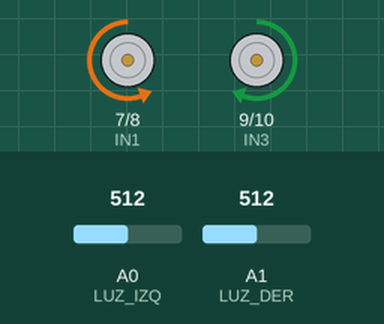
Bench run of a sketch on a simulated Arduino Uno, built with avr-gcc and run on an emulated ATmega328P. On the bench: motor-driver pin pairs drawn as motors (green arrow = first pin HIGH = forward, orange = second pin HIGH = backward, longer = more drive, scaled by the enable pin). The inputs (shaded band) are chosen by the test bench; at power-on: A0 (LUZ_IZQ) = 512, A1 (LUZ_DER) = 512.

Above: at 1.2 s.
1.3 s: A0 (LUZ_IZQ) set to 521
At 2.5 s:
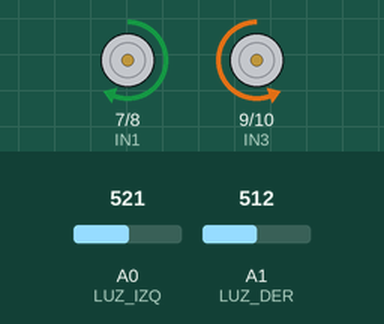
2.8 s: A0 (LUZ_IZQ) set to 511
At 3.6 s:
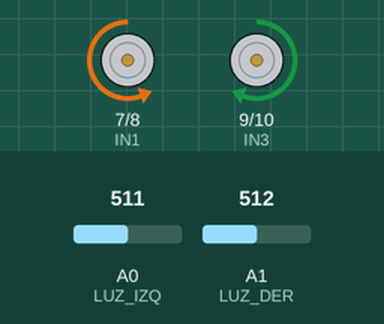
4.3 s: A0 (LUZ_IZQ) set to 716
At 4.7 s:
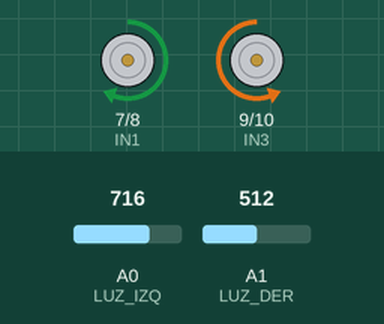
Timing chart, 0 to 7.3 s (numbered marks = the images above; inputs shaded):
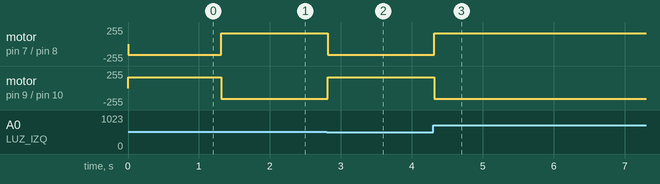

The sketch:

huyeluz.ino
```cpp
// Huye de la luz, como una cucaracha: si le da la linterna, se da vuelta y escapa.
// Tiene dos sensores de luz (LDR): más luz, número más alto en analogRead.
// Si el izquierdo recibe más luz, la linterna está a la izquierda: gira a la derecha.

const int LUZ_IZQ = A0;
const int LUZ_DER = A1;

const int ENA = 5, IN1 = 7, IN2 = 8;   // motores del lado izquierdo
const int ENB = 6, IN3 = 9, IN4 = 10;   // motores del lado derecho

// Velocidad de cada lado: de -255 (atrás) a 255 (adelante)
void motores(int izq, int der) {
  izq = constrain(izq, -255, 255);
  der = constrain(der, -255, 255);
  digitalWrite(IN1, izq >= 0 ? HIGH : LOW);
  digitalWrite(IN2, izq >= 0 ? LOW : HIGH);
  analogWrite(ENA, abs(izq));
  digitalWrite(IN3, der >= 0 ? HIGH : LOW);
  digitalWrite(IN4, der >= 0 ? LOW : HIGH);
  analogWrite(ENB, abs(der));
}

const int OSCURO = 95;    // menos que esto: está tranquilo, a oscuras

bool escapando = false;

void setup() {
  pinMode(ENA, OUTPUT); pinMode(IN1, OUTPUT); pinMode(IN2, OUTPUT);
  pinMode(ENB, OUTPUT); pinMode(IN3, OUTPUT); pinMode(IN4, OUTPUT);
  Serial.begin(9600);
}

void loop() {
  int izq = analogRead(LUZ_IZQ);
  int der = analogRead(LUZ_DER);

  if (izq > OSCURO || der > OSCURO) {
    // Le da la luz: gira hasta darle la espalda.
    if (izq > der) motores(160, -160);
    else motores(-160, 160);
    escapando = true;
  } else if (escapando) {
    Serial.println("¡Luz! Me escapo");
    motores(200, 200);           // ya no la ve: corre un momento
    delay(700);
    escapando = false;
  } else {
    motores(0, 0);               // a oscuras: se queda quieto
  }
  delay(20);
}
```

Measured:
- the behaviour switches between 512 and 513 on A0 (LUZ_IZQ) (found by bisection; images 0 and 1)
- after the input at 1.3 s, motor on pin 7 (IN1) / pin 8 (IN2): backward 160/255 → forward 160/255 at once; motor on pin 9 (IN3) / pin 10 (IN4): forward 160/255 → backward 160/255 at once
- after the input at 2.8 s, motor on pin 7 (IN1) / pin 8 (IN2): forward 160/255 → backward 160/255 at once; motor on pin 9 (IN3) / pin 10 (IN4): backward 160/255 → forward 160/255 at once
- after the input at 4.3 s, motor on pin 7 (IN1) / pin 8 (IN2): backward 160/255 → forward 160/255 at once; motor on pin 9 (IN3) / pin 10 (IN4): forward 160/255 → backward 160/255 at once
